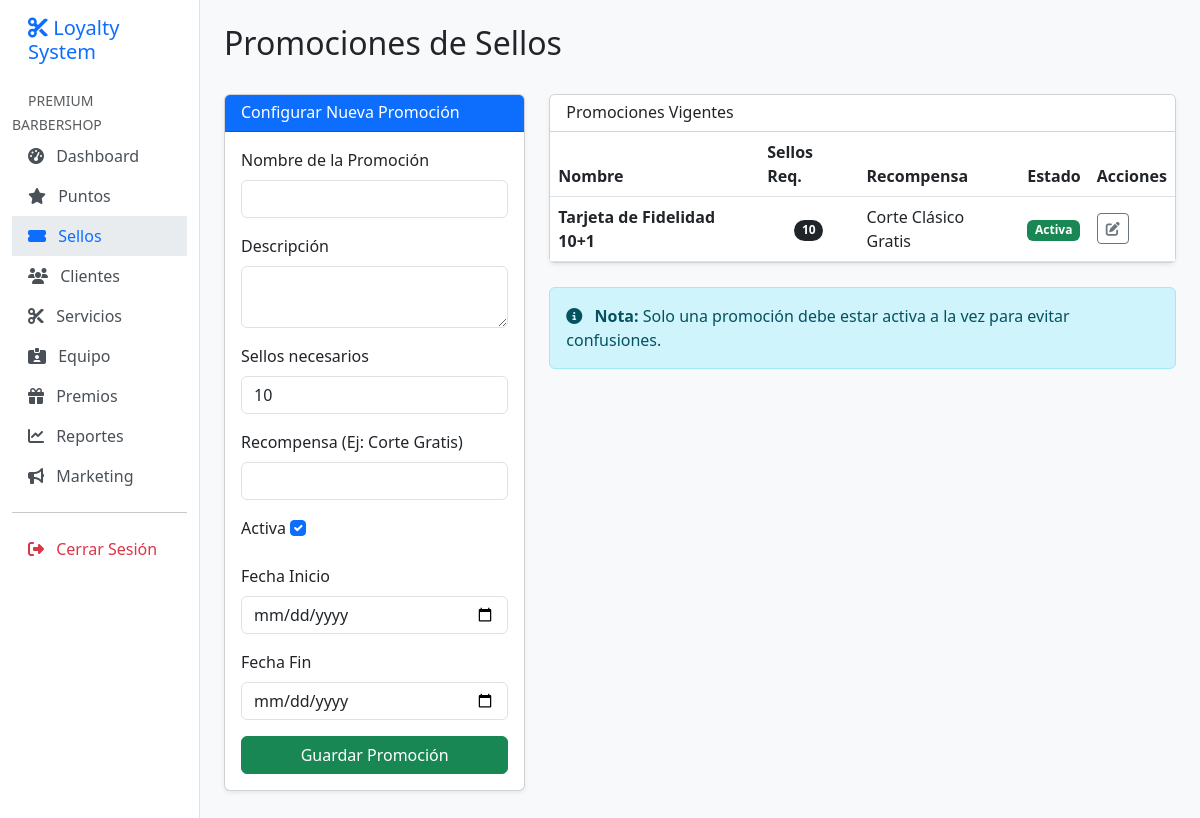
/app/stamps/promotions/ (signed in), run on the app's committed database.
### apps/core/models.py (models this page shows, shortened)
class Organization(models.Model):
    name = models.CharField(max_length=255, verbose_name="Nombre del Negocio")
    slug = models.SlugField(max_length=255, unique=True, verbose_name="Slug URL")
    owner = models.ForeignKey(
        settings.AUTH_USER_MODEL,
        on_delete=models.PROTECT,
        related_name='owned_organizations',
        verbose_name="Dueño"
    )
    logo = models.ImageField(upload_to='logos/', null=True, blank=True, verbose_name="Logo")
    primary_color = models.CharField(max_length=7, default='#3B82F6', verbose_name="Color Primario")
    timezone = models.CharField(max_length=50, default='America/Lima', verbose_name="Zona Horaria")
    currency = models.CharField(max_length=3, default='PEN', verbose_name="Moneda")
    is_active = models.BooleanField(default=True, verbose_name="Activo")
    created_at = models.DateTimeField(auto_now_add=True, verbose_name="Creado el")
    updated_at = models.DateTimeField(auto_now=True, verbose_name="Actualizado el")
    class Meta:
        verbose_name = "Organización"
        verbose_name_plural = "Organizaciones"

### apps/users/models.py (models this page shows, shortened)
class User(AbstractUser):
    email = models.EmailField(unique=True, verbose_name="Correo Electrónico")
    is_owner = models.BooleanField(default=False, verbose_name="Es Dueño")
    is_staff_member = models.BooleanField(default=False, verbose_name="Es Trabajador")
    is_customer = models.BooleanField(default=False, verbose_name="Es Cliente")
    organization = models.ForeignKey(
        'core.Organization',
        on_delete=models.CASCADE,
        null=True,
        blank=True,
        related_name='users',
        verbose_name="Organización"
    )
    phone = models.CharField(max_length=20, blank=True, null=True, verbose_name="Teléfono")
    avatar = models.ImageField(upload_to='avatars/', blank=True, null=True, verbose_name="Avatar")
    USERNAME_FIELD = 'email'
    REQUIRED_FIELDS = ['username']
    class Meta:
        verbose_name = "Usuario"
        verbose_name_plural = "Usuarios"

### apps/stamps/models.py (models this page shows, shortened)
class StampPromotion(TenantAwareModel):
    name = models.CharField(max_length=150, verbose_name="Nombre de la Promoción")
    description = models.TextField(blank=True, verbose_name="Descripción")
    total_stamps_needed = models.PositiveIntegerField(default=10, verbose_name="Sellos necesarios")
    reward_description = models.CharField(max_length=200, verbose_name="Recompensa (Ej: Corte Gratis)")
    is_active = models.BooleanField(default=True, verbose_name="Activa")
    start_date = models.DateField(null=True, blank=True, verbose_name="Fecha Inicio")
    end_date = models.DateField(null=True, blank=True, verbose_name="Fecha Fin")
    class Meta:
        verbose_name = "Promoción de Sellos"
        verbose_name_plural = "Promociones de Sellos"

### apps/stamps/views.py (the view)
# urls.py: path('promotions/', views.promotion_list, name='promotion_list'),
@login_required
def promotion_list(request):
    if not hasattr(request, 'tenant'):
        return redirect('users:login')
    promotions = StampPromotion.objects.filter(organization=request.tenant)
    if request.method == 'POST':
        form = StampPromotionForm(request.POST)
        if form.is_valid():
            promo = form.save(commit=False)
            promo.organization = request.tenant
            promo.save()
            messages.success(request, "Promoción creada.")
            return redirect('stamps:promotion_list')
    else:
        form = StampPromotionForm()
    return render(request, 'stamps/promotion_list.html', {'promotions': promotions, 'form': form, 'title': 'Promociones de Sellos'})

### apps/stamps/forms.py
class StampPromotionForm(forms.ModelForm):
    class Meta:
        model = StampPromotion
        fields = ['name', 'description', 'total_stamps_needed', 'reward_description', 'is_active', 'start_date', 'end_date']
        widgets = {
            'name': forms.TextInput(attrs={'class': 'form-control'}),
            'description': forms.Textarea(attrs={'class': 'form-control', 'rows': 2}),
            'total_stamps_needed': forms.NumberInput(attrs={'class': 'form-control'}),
            'reward_description': forms.TextInput(attrs={'class': 'form-control'}),
            'is_active': forms.CheckboxInput(attrs={'class': 'form-check-input mb-2'}),
            'start_date': forms.DateInput(attrs={'class': 'form-control', 'type': 'date'}),
            'end_date': forms.DateInput(attrs={'class': 'form-control', 'type': 'date'}),
        }

### apps/core/models.py (called while the page is built)
def set_current_tenant(tenant):
    _thread_locals.tenant = tenant

### apps/stamps/templates/stamps/promotion_list.html (shortened to what this page needs)
{% extends 'base.html' %}
{% block content %}
<div class="d-flex justify-content-between align-items-center mb-4">
    <h1 class="h2">{{ title }}</h1>
</div>
<div class="row">
    <div class="col-md-4 mb-4">
        <div class="card shadow-sm">
            <div class="card-header bg-primary text-white">
                <h6 class="mb-0">Configurar Nueva Promoción</h6>
            </div>
            <div class="card-body">
                <form method="post">
                    {% for field in form %}
                    <div class="mb-3">
                        <label class="form-label">{{ field.label }}</label>
                        {{ field }}
                    </div>
                    {% endfor %}
                    <button type="submit" class="btn btn-success w-100">Guardar Promoción</button>
                </form>
            </div>
        </div>
    </div>
    <div class="col-md-8">
        <div class="card shadow-sm">
            <div class="card-header bg-white">
                <h6 class="mb-0">Promociones Vigentes</h6>
            </div>
            <div class="table-responsive">
                <table class="table table-hover align-middle mb-0">
                    <thead>
                        <tr>
                            <th>Nombre</th>
                            <th>Sellos Req.</th>
                            <th>Recompensa</th>
                            <th>Estado</th>
                            <th>Acciones</th>
                        </tr>
                    </thead>
                    <tbody>
                        {% for promo in promotions %}
                        <tr>
                            <td class="fw-bold">{{ promo.name }}</td>
                            <td class="text-center"><span class="badge bg-dark rounded-pill">{{ promo.total_stamps_needed }}</span></td>
                            <td>{{ promo.reward_description }}</td>
                            <td>
                                {% if promo.is_active %}
                                <span class="badge bg-success">Activa</span>
                                {% else %}
                                <span class="badge bg-secondary">Inactiva</span>
                                {% endif %}
                            </td>
                            <td>
                                <a href="{% url 'stamps:promotion_edit' promo.pk %}" class="btn btn-sm btn-outline-secondary">
                                    <i class="fas fa-edit"></i>
                                </a>
                            </td>
                        </tr>
                        {% empty %}
                        <tr>
                            <td colspan="5" class="text-center py-4 text-muted">No hay promociones configuradas.</td>
                        </tr>
                        {% endfor %}
                    </tbody>
                </table>
            </div>
        </div>
        <div class="alert alert-info mt-4">
            <i class="fas fa-info-circle me-2"></i>
            <strong>Nota:</strong> Solo una promoción debe estar activa a la vez para evitar confusiones.
        </div>
    </div>
</div>
{% endblock %}

### templates/base.html (shortened to what this page needs)
<!DOCTYPE html>
<html lang="es-pe">
<head>
    <link href="https://cdn.jsdelivr.net/npm/bootstrap@5.3.0/dist/css/bootstrap.min.css" rel="stylesheet">
    <link rel="stylesheet" href="https://cdnjs.cloudflare.com/ajax/libs/font-awesome/6.4.0/css/all.min.css">
</head>
<body>
<div class="container-fluid">
    <div class="row">
        {% if user.is_authenticated %}
        <nav id="sidebar" class="col-md-3 col-lg-2 d-md-block sidebar collapse pt-3">
            <div class="position-sticky">
                <h5 class="px-3 mb-4 text-primary"><i class="fas fa-cut"></i> Loyalty System</h5>
                <ul class="nav flex-column">
                    {% if request.tenant %}
                    <li class="nav-item">
                        <small class="text-muted px-3 text-uppercase">{{ request.tenant.name|default:user.organization.name }}</small>
                    </li>
                    <li class="nav-item">
                        <a class="nav-link {% if request.resolver_match.app_name == 'core' and request.resolver_match.url_name == 'dashboard' %}active{% endif %}" href="{% url 'core:dashboard' %}">
                            <i class="fas fa-tachometer-alt me-2"></i> Dashboard
                        </a>
                    </li>
                    <li class="nav-item">
                        <a class="nav-link {% if 'loyalty' in request.path %}active{% endif %}" href="{% url 'loyalty:transaction_list' %}">
                            <i class="fas fa-star me-2"></i> Puntos
                        </a>
                    </li>
                    <li class="nav-item">
                        <a class="nav-link {% if 'stamps' in request.path %}active{% endif %}" href="{% url 'stamps:card_list' %}">
                            <i class="fas fa-ticket-alt me-2"></i> Sellos
                        </a>
                    </li>
                    <li class="nav-item">
                        <a class="nav-link {% if 'customers' in request.path %}active{% endif %}" href="{% url 'customers:customer_list' %}">
                            <i class="fas fa-users me-2"></i> Clientes
                        </a>
                    </li>
                    <li class="nav-item">
                        <a class="nav-link {% if 'services' in request.path %}active{% endif %}" href="{% url 'services:service_list' %}">
                            <i class="fas fa-cut me-2"></i> Servicios
                        </a>
                    </li>
                    {% if user.is_owner %}
                    <li class="nav-item">
                        <a class="nav-link {% if 'workers' in request.path %}active{% endif %}" href="{% url 'users:worker_list' %}">
                            <i class="fas fa-id-card-alt me-2"></i> Equipo
                        </a>
                    </li>
                    {% endif %}
                    <li class="nav-item">
                        <a class="nav-link {% if 'rewards' in request.path %}active{% endif %}" href="{% url 'rewards:reward_list' %}">
                            <i class="fas fa-gift me-2"></i> Premios
                        </a>
                    </li>
                    <li class="nav-item">
                        <a class="nav-link {% if 'reports' in request.path %}active{% endif %}" href="{% url 'reports:transaction_report' %}">
                            <i class="fas fa-chart-line me-2"></i> Reportes
                        </a>
                    </li>
                    <li class="nav-item">
                        <a class="nav-link {% if 'campaigns' in request.path %}active{% endif %}" href="{% url 'campaigns:campaign_list' %}">
                            <i class="fas fa-bullhorn me-2"></i> Marketing
                        </a>
                    </li>
                    {% endif %}
                    <hr>
                    <li class="nav-item">
                        <form action="{% url 'users:logout' %}" method="post">
                            <button type="submit" class="nav-link border-0 bg-transparent text-danger">
                                <i class="fas fa-sign-out-alt me-2"></i> Cerrar Sesión
                            </button>
                        </form>
                    </li>
                </ul>
            </div>
        </nav>
        {% endif %}
        <main class="{% if user.is_authenticated %}col-md-9 ms-sm-auto col-lg-10 px-md-4{% else %}col-12{% endif %} py-4">
            {% block content %}{% endblock %}
        </main>
    </div>
</div>
</body>
</html>

### templates/base.html (style rules this page uses)
body { background-color: #f8f9fa; }
.sidebar { min-height: 100vh; background-color: #ffffff; border-right: 1px solid #dee2e6; }
.nav-link { color: #495057; font-weight: 500; }
.nav-link.active { color: #0d6efd; background-color: #e9ecef; }

### data on the page
Organization: tenant.name "PREMIUM BARBERSHOP"
StampPromotion: name "Tarjeta de Fidelidad 10+1", total_stamps_needed "10", reward_description "Corte Clásico Gratis", is_active "Activa"

### other printed values
{{ title }} "Promociones de Sellos"
{{ field.label }} "Nombre de la Promoción" "Descripción" "Sellos necesarios" "Recompensa (Ej: Corte Gratis)" "Activa" "Fecha Inicio" "Fecha Fin"
